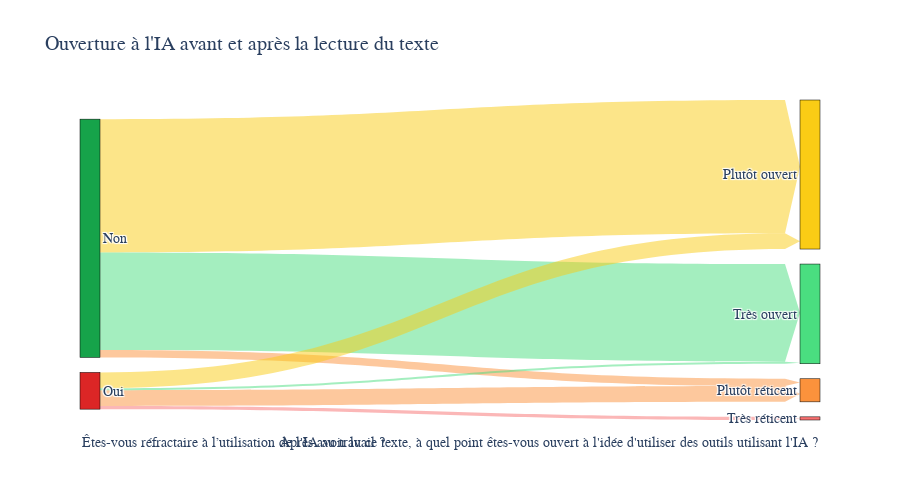

The code cell stored with this chart in its notebook:
### Markdown cell above
## ✅ 4. Réfractaire avant / après le texte explicatif

### Code cell
TINT = 2
TINT_DELTA = 2

df_before_after = df_survey[['Resistance', 'Openness']].copy()

# Count the occurrences of each flow
flow_counts = df_before_after.groupby(['Resistance', 'Openness']).size().reset_index(name='count')

# Define the nodes and links for the Sankey diagram
labels = list(pd.concat([df_before_after['Resistance'], df_before_after['Openness']]).unique())

source = flow_counts['Resistance'].apply(lambda x: labels.index(x)).tolist()
target = flow_counts['Openness'].apply(lambda x: labels.index(x)).tolist()
value = flow_counts['count'].tolist()

# Define colors for each label based on specific criteria
colors = [
    C_GREEN[TINT] if label == 'Très ouvert' else
    C_YELLOW[TINT] if label == 'Plutôt ouvert' else
    C_ORANGE[TINT] if label == 'Plutôt réticent' else
    C_RED[TINT] if label == 'Très réticent' else
    C_RED[TINT+TINT_DELTA] if 'Oui' in label else
    C_GREEN[TINT+TINT_DELTA] for label in labels
]

# Create a dictionary to map labels to colors with added transparency
label_to_color_rgba = {
    label: f"rgba({int(color[1:3], 16)}, {int(color[3:5], 16)}, {int(color[5:7], 16)}, 0.5)"
    for label, color in zip(labels, colors)
}

# Generate a color scale for the links based on the target node's color with transparency
link_colors_rgba = [label_to_color_rgba[labels[t]] for t in target]

# Create the Sankey diagram
fig = go.Figure(data=[go.Sankey(
    node=dict(
        pad=15,
        thickness=20,
        line=dict(color="black", width=0.5),
        label=labels,
        color=colors
    ),
    link=dict(
        source=source,
        target=target,
        value=value,
        color=link_colors_rgba,
        arrowlen=15
    )
)], layout=go.Layout(
    height=500,
    font=dict(size=F_H3),
    title='Ouverture à l\'IA avant et après la lecture du texte',
    title_font_size=F_H1
))

# Add annotations for the question names
fig.update_layout(
    annotations=[
        dict(
            x=0,
            y=-0.1,
            xref='paper',
            yref='paper',
            text="Êtes-vous réfractaire à l’utilisation de l'IA au travail ?",
            showarrow=False,
            font=dict(size=F_H3)
        ),
        dict(
            x=1,
            y=-0.1,
            xref='paper',
            yref='paper',
            text="Après avoir lu ce texte, à quel point êtes-vous ouvert à l'idée d'utiliser des outils utilisant l'IA ?",
            showarrow=False,
            font=dict(size=F_H3)
        )
    ]
)


fig.show()

### Figure 1 — Plotly figure (JSON) as saved in the notebook; plotly's stock layout.template omitted (floating-point values rounded to 4 significant figures)
{"data": [{"link": {"arrowlen": 15, "color": ["rgba(248, 113, 113, 0.5)", "rgba(251, 146, 60, 0.5)", "rgba(250, 204, 21, 0.5)", "rgba(74, 222, 128, 0.5)", "rgba(248, 113, 113, 0.5)", "rgba(251, 146, 60, 0.5)", "rgba(250, 204, 21, 0.5)", "rgba(74, 222, 128, 0.5)"], "source": [0, 0, 0, 0, 1, 1, 1, 1], "target": [5, 4, 3, 2, 5, 4, 3, 2], "value": [0, 7, 127, 93, 3, 15, 15, 2]}, "node": {"color": ["#16a34a", "#dc2626", "#4ade80", "#facc15", "#fb923c", "#f87171"], "label": ["Non", "Oui", "Très ouvert", "Plutôt ouvert", "Plutôt réticent", "Très réticent"], "line": {"color": "black", "width": 0.5}, "pad": 15, "thickness": 20}, "type": "sankey"}], "layout": {"annotations": [{"font": {"size": 14}, "showarrow": false, "text": "Êtes-vous réfractaire à l’utilisation de l'IA au travail ?", "x": 0, "xref": "paper", "y": -0.1, "yref": "paper"}, {"font": {"size": 14}, "showarrow": false, "text": "Après avoir lu ce texte, à quel point êtes-vous ouvert à l'idée d'utiliser des outils utilisant l'IA ?", "x": 1, "xref": "paper", "y": -0.1, "yref": "paper"}], "font": {"size": 14}, "height": 500, "title": {"font": {"size": 20}, "text": "Ouverture à l'IA avant et après la lecture du texte"}}}
